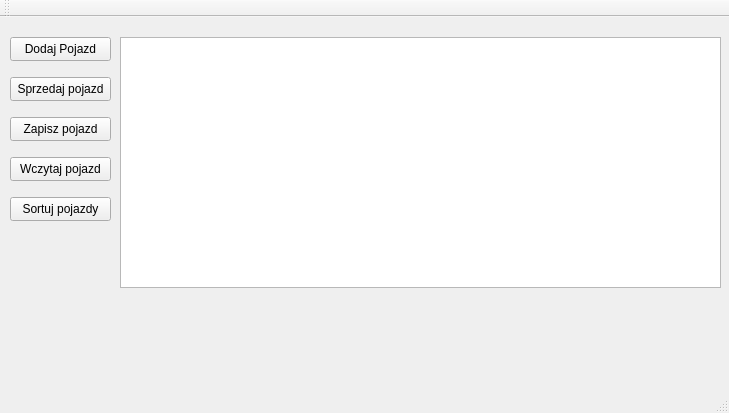
<?xml version="1.0" encoding="UTF-8"?>
<ui version="4.0">
 <class>Komis_motoryzacyjny</class>
 <widget class="QMainWindow" name="Komis_motoryzacyjny">
  <property name="geometry">
   <rect>
    <x>0</x>
    <y>0</y>
    <width>729</width>
    <height>413</height>
   </rect>
  </property>
  <property name="windowTitle">
   <string>Komis_motoryzacyjny</string>
  </property>
  <widget class="QWidget" name="centralWidget">
   <widget class="QPushButton" name="btnDodaj">
    <property name="geometry">
     <rect>
      <x>10</x>
      <y>20</y>
      <width>101</width>
      <height>24</height>
     </rect>
    </property>
    <property name="text">
     <string>Dodaj Pojazd</string>
    </property>
   </widget>
   <widget class="QPushButton" name="btnSprzedaj">
    <property name="geometry">
     <rect>
      <x>10</x>
      <y>60</y>
      <width>101</width>
      <height>24</height>
     </rect>
    </property>
    <property name="text">
     <string>Sprzedaj pojazd</string>
    </property>
   </widget>
   <widget class="QPushButton" name="btnZapisz">
    <property name="geometry">
     <rect>
      <x>10</x>
      <y>100</y>
      <width>101</width>
      <height>24</height>
     </rect>
    </property>
    <property name="text">
     <string>Zapisz pojazd</string>
    </property>
   </widget>
   <widget class="QPushButton" name="btnWczytaj">
    <property name="geometry">
     <rect>
      <x>10</x>
      <y>140</y>
      <width>101</width>
      <height>24</height>
     </rect>
    </property>
    <property name="text">
     <string>Wczytaj pojazd</string>
    </property>
   </widget>
   <widget class="QPushButton" name="btnSortuj">
    <property name="geometry">
     <rect>
      <x>10</x>
      <y>180</y>
      <width>101</width>
      <height>24</height>
     </rect>
    </property>
    <property name="text">
     <string>Sortuj pojazdy</string>
    </property>
   </widget>
   <widget class="QListWidget" name="listWidget">
    <property name="geometry">
     <rect>
      <x>120</x>
      <y>20</y>
      <width>601</width>
      <height>251</height>
     </rect>
    </property>
   </widget>
  </widget>
  <widget class="QMenuBar" name="menuBar">
   <property name="geometry">
    <rect>
     <x>0</x>
     <y>0</y>
     <width>729</width>
     <height>21</height>
    </rect>
   </property>
  </widget>
  <widget class="QToolBar" name="mainToolBar">
   <attribute name="toolBarArea">
    <enum>TopToolBarArea</enum>
   </attribute>
   <attribute name="toolBarBreak">
    <bool>false</bool>
   </attribute>
  </widget>
  <widget class="QStatusBar" name="statusBar"/>
 </widget>
 <layoutdefault spacing="6" margin="11"/>
 <resources>
  <include location="Komis_motoryzacyjny.qrc"/>
 </resources>
 <connections/>
</ui>
